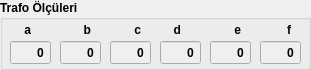
     <widget class="QGroupBox" name="groupBox_20">
      <property name="geometry">
       <rect>
        <x>1010</x>
        <y>80</y>
        <width>311</width>
        <height>70</height>
       </rect>
      </property>
      <property name="font">
       <font>
        <weight>75</weight>
        <bold>true</bold>
       </font>
      </property>
      <property name="title">
       <string>Trafo Ölçüleri</string>
      </property>
      <widget class="QDoubleSpinBox" name="doubleSpinBox_trafoolcu_a">
       <property name="enabled">
        <bool>false</bool>
       </property>
       <property name="geometry">
        <rect>
         <x>10</x>
         <y>40</y>
         <width>41</width>
         <height>25</height>
        </rect>
       </property>
       <property name="palette">
        <palette>
         <active>
          <colorrole role="Dark">
           <brush brushstyle="SolidPattern">
            <color alpha="255">
             <red>190</red>
             <green>190</green>
             <blue>190</blue>
            </color>
           </brush>
          </colorrole>
          <colorrole role="Text">
           <brush brushstyle="SolidPattern">
            <color alpha="255">
             <red>0</red>
             <green>0</green>
             <blue>0</blue>
            </color>
           </brush>
          </colorrole>
          <colorrole role="PlaceholderText">
           <brush brushstyle="SolidPattern">
            <color alpha="128">
             <red>0</red>
             <green>0</green>
             <blue>0</blue>
            </color>
           </brush>
          </colorrole>
         </active>
         <inactive>
          <colorrole role="Dark">
           <brush brushstyle="SolidPattern">
            <color alpha="255">
             <red>190</red>
             <green>190</green>
             <blue>190</blue>
            </color>
           </brush>
          </colorrole>
          <colorrole role="Text">
           <brush brushstyle="SolidPattern">
            <color alpha="255">
             <red>0</red>
             <green>0</green>
             <blue>0</blue>
            </color>
           </brush>
          </colorrole>
          <colorrole role="PlaceholderText">
           <brush brushstyle="SolidPattern">
            <color alpha="128">
             <red>0</red>
             <green>0</green>
             <blue>0</blue>
            </color>
           </brush>
          </colorrole>
         </inactive>
         <disabled>
          <colorrole role="Dark">
           <brush brushstyle="SolidPattern">
            <color alpha="255">
             <red>190</red>
             <green>190</green>
             <blue>190</blue>
            </color>
           </brush>
          </colorrole>
          <colorrole role="Text">
           <brush brushstyle="SolidPattern">
            <color alpha="255">
             <red>0</red>
             <green>0</green>
             <blue>0</blue>
            </color>
           </brush>
          </colorrole>
          <colorrole role="PlaceholderText">
           <brush brushstyle="SolidPattern">
            <color alpha="128">
             <red>0</red>
             <green>0</green>
             <blue>0</blue>
            </color>
           </brush>
          </colorrole>
         </disabled>
        </palette>
       </property>
       <property name="font">
        <font>
         <weight>75</weight>
         <bold>true</bold>
        </font>
       </property>
       <property name="layoutDirection">
        <enum>Qt::LeftToRight</enum>
       </property>
       <property name="autoFillBackground">
        <bool>false</bool>
       </property>
       <property name="alignment">
        <set>Qt::AlignRight|Qt::AlignTrailing|Qt::AlignVCenter</set>
       </property>
       <property name="buttonSymbols">
        <enum>QAbstractSpinBox::NoButtons</enum>
       </property>
       <property name="decimals">
        <number>0</number>
       </property>
       <property name="maximum">
        <double>999.000000000000000</double>
       </property>
      </widget>
      <widget class="QLabel" name="label_147">
       <property name="geometry">
        <rect>
         <x>10</x>
         <y>20</y>
         <width>21</width>
         <height>20</height>
        </rect>
       </property>
       <property name="text">
        <string>a</string>
       </property>
       <property name="alignment">
        <set>Qt::AlignRight|Qt::AlignTrailing|Qt::AlignVCenter</set>
       </property>
      </widget>
      <widget class="QDoubleSpinBox" name="doubleSpinBox_trafoolcu_b">
       <property name="enabled">
        <bool>false</bool>
       </property>
       <property name="geometry">
        <rect>
         <x>60</x>
         <y>40</y>
         <width>41</width>
         <height>25</height>
        </rect>
       </property>
       <property name="palette">
        <palette>
         <active>
          <colorrole role="Dark">
           <brush brushstyle="SolidPattern">
            <color alpha="255">
             <red>190</red>
             <green>190</green>
             <blue>190</blue>
            </color>
           </brush>
          </colorrole>
          <colorrole role="Text">
           <brush brushstyle="SolidPattern">
            <color alpha="255">
             <red>0</red>
             <green>0</green>
             <blue>0</blue>
            </color>
           </brush>
          </colorrole>
          <colorrole role="PlaceholderText">
           <brush brushstyle="SolidPattern">
            <color alpha="128">
             <red>0</red>
             <green>0</green>
             <blue>0</blue>
            </color>
           </brush>
          </colorrole>
         </active>
         <inactive>
          <colorrole role="Dark">
           <brush brushstyle="SolidPattern">
            <color alpha="255">
             <red>190</red>
             <green>190</green>
             <blue>190</blue>
            </color>
           </brush>
          </colorrole>
          <colorrole role="Text">
           <brush brushstyle="SolidPattern">
            <color alpha="255">
             <red>0</red>
             <green>0</green>
             <blue>0</blue>
            </color>
           </brush>
          </colorrole>
          <colorrole role="PlaceholderText">
           <brush brushstyle="SolidPattern">
            <color alpha="128">
             <red>0</red>
             <green>0</green>
             <blue>0</blue>
            </color>
           </brush>
          </colorrole>
         </inactive>
         <disabled>
          <colorrole role="Dark">
           <brush brushstyle="SolidPattern">
            <color alpha="255">
             <red>190</red>
             <green>190</green>
             <blue>190</blue>
            </color>
           </brush>
          </colorrole>
          <colorrole role="Text">
           <brush brushstyle="SolidPattern">
            <color alpha="255">
             <red>0</red>
             <green>0</green>
             <blue>0</blue>
            </color>
           </brush>
          </colorrole>
          <colorrole role="PlaceholderText">
           <brush brushstyle="SolidPattern">
            <color alpha="128">
             <red>0</red>
             <green>0</green>
             <blue>0</blue>
            </color>
           </brush>
          </colorrole>
         </disabled>
        </palette>
       </property>
       <property name="font">
        <font>
         <weight>75</weight>
         <bold>true</bold>
        </font>
       </property>
       <property name="layoutDirection">
        <enum>Qt::LeftToRight</enum>
       </property>
       <property name="autoFillBackground">
        <bool>false</bool>
       </property>
       <property name="alignment">
        <set>Qt::AlignRight|Qt::AlignTrailing|Qt::AlignVCenter</set>
       </property>
       <property name="buttonSymbols">
        <enum>QAbstractSpinBox::NoButtons</enum>
       </property>
       <property name="decimals">
        <number>0</number>
       </property>
       <property name="maximum">
        <double>999.000000000000000</double>
       </property>
      </widget>
      <widget class="QLabel" name="label_148">
       <property name="geometry">
        <rect>
         <x>70</x>
         <y>20</y>
         <width>21</width>
         <height>20</height>
        </rect>
       </property>
       <property name="text">
        <string>b</string>
       </property>
       <property name="alignment">
        <set>Qt::AlignRight|Qt::AlignTrailing|Qt::AlignVCenter</set>
       </property>
      </widget>
      <widget class="QDoubleSpinBox" name="doubleSpinBox_trafoolcu_c">
       <property name="enabled">
        <bool>false</bool>
       </property>
       <property name="geometry">
        <rect>
         <x>110</x>
         <y>40</y>
         <width>41</width>
         <height>25</height>
        </rect>
       </property>
       <property name="palette">
        <palette>
         <active>
          <colorrole role="Dark">
           <brush brushstyle="SolidPattern">
            <color alpha="255">
             <red>190</red>
             <green>190</green>
             <blue>190</blue>
            </color>
           </brush>
          </colorrole>
          <colorrole role="Text">
           <brush brushstyle="SolidPattern">
            <color alpha="255">
             <red>0</red>
             <green>0</green>
             <blue>0</blue>
            </color>
           </brush>
          </colorrole>
          <colorrole role="PlaceholderText">
           <brush brushstyle="SolidPattern">
            <color alpha="128">
             <red>0</red>
             <green>0</green>
             <blue>0</blue>
            </color>
           </brush>
          </colorrole>
         </active>
         <inactive>
          <colorrole role="Dark">
           <brush brushstyle="SolidPattern">
            <color alpha="255">
             <red>190</red>
             <green>190</green>
             <blue>190</blue>
            </color>
           </brush>
          </colorrole>
          <colorrole role="Text">
           <brush brushstyle="SolidPattern">
            <color alpha="255">
             <red>0</red>
             <green>0</green>
             <blue>0</blue>
            </color>
           </brush>
          </colorrole>
          <colorrole role="PlaceholderText">
           <brush brushstyle="SolidPattern">
            <color alpha="128">
             <red>0</red>
             <green>0</green>
             <blue>0</blue>
            </color>
           </brush>
          </colorrole>
         </inactive>
         <disabled>
          <colorrole role="Dark">
           <brush brushstyle="SolidPattern">
            <color alpha="255">
             <red>190</red>
             <green>190</green>
             <blue>190</blue>
            </color>
           </brush>
          </colorrole>
          <colorrole role="Text">
           <brush brushstyle="SolidPattern">
            <color alpha="255">
             <red>0</red>
             <green>0</green>
             <blue>0</blue>
            </color>
           </brush>
          </colorrole>
          <colorrole role="PlaceholderText">
           <brush brushstyle="SolidPattern">
            <color alpha="128">
             <red>0</red>
             <green>0</green>
             <blue>0</blue>
            </color>
           </brush>
          </colorrole>
         </disabled>
        </palette>
       </property>
       <property name="font">
        <font>
         <weight>75</weight>
         <bold>true</bold>
        </font>
       </property>
       <property name="layoutDirection">
        <enum>Qt::LeftToRight</enum>
       </property>
       <property name="autoFillBackground">
        <bool>false</bool>
       </property>
       <property name="alignment">
        <set>Qt::AlignRight|Qt::AlignTrailing|Qt::AlignVCenter</set>
       </property>
       <property name="buttonSymbols">
        <enum>QAbstractSpinBox::NoButtons</enum>
       </property>
       <property name="decimals">
        <number>0</number>
       </property>
       <property name="maximum">
        <double>999.000000000000000</double>
       </property>
      </widget>
      <widget class="QLabel" name="label_149">
       <property name="geometry">
        <rect>
         <x>120</x>
         <y>20</y>
         <width>21</width>
         <height>20</height>
        </rect>
       </property>
       <property name="text">
        <string>c</string>
       </property>
       <property name="alignment">
        <set>Qt::AlignRight|Qt::AlignTrailing|Qt::AlignVCenter</set>
       </property>
      </widget>
      <widget class="QLabel" name="label_150">
       <property name="geometry">
        <rect>
         <x>270</x>
         <y>20</y>
         <width>21</width>
         <height>20</height>
        </rect>
       </property>
       <property name="text">
        <string>f</string>
       </property>
       <property name="alignment">
        <set>Qt::AlignRight|Qt::AlignTrailing|Qt::AlignVCenter</set>
       </property>
      </widget>
      <widget class="QDoubleSpinBox" name="doubleSpinBox_trafoolcu_e">
       <property name="enabled">
        <bool>false</bool>
       </property>
       <property name="geometry">
        <rect>
         <x>210</x>
         <y>40</y>
         <width>41</width>
         <height>25</height>
        </rect>
       </property>
       <property name="palette">
        <palette>
         <active>
          <colorrole role="Dark">
           <brush brushstyle="SolidPattern">
            <color alpha="255">
             <red>190</red>
             <green>190</green>
             <blue>190</blue>
            </color>
           </brush>
          </colorrole>
          <colorrole role="Text">
           <brush brushstyle="SolidPattern">
            <color alpha="255">
             <red>0</red>
             <green>0</green>
             <blue>0</blue>
            </color>
           </brush>
          </colorrole>
          <colorrole role="PlaceholderText">
           <brush brushstyle="SolidPattern">
            <color alpha="128">
             <red>0</red>
             <green>0</green>
             <blue>0</blue>
            </color>
           </brush>
          </colorrole>
         </active>
         <inactive>
          <colorrole role="Dark">
           <brush brushstyle="SolidPattern">
            <color alpha="255">
             <red>190</red>
             <green>190</green>
             <blue>190</blue>
            </color>
           </brush>
          </colorrole>
          <colorrole role="Text">
           <brush brushstyle="SolidPattern">
            <color alpha="255">
             <red>0</red>
             <green>0</green>
             <blue>0</blue>
            </color>
           </brush>
          </colorrole>
          <colorrole role="PlaceholderText">
           <brush brushstyle="SolidPattern">
            <color alpha="128">
             <red>0</red>
             <green>0</green>
             <blue>0</blue>
            </color>
           </brush>
          </colorrole>
         </inactive>
         <disabled>
          <colorrole role="Dark">
           <brush brushstyle="SolidPattern">
            <color alpha="255">
             <red>190</red>
             <green>190</green>
             <blue>190</blue>
            </color>
           </brush>
          </colorrole>
          <colorrole role="Text">
           <brush brushstyle="SolidPattern">
            <color alpha="255">
             <red>0</red>
             <green>0</green>
             <blue>0</blue>
            </color>
           </brush>
          </colorrole>
          <colorrole role="PlaceholderText">
           <brush brushstyle="SolidPattern">
            <color alpha="128">
             <red>0</red>
             <green>0</green>
             <blue>0</blue>
            </color>
           </brush>
          </colorrole>
         </disabled>
        </palette>
       </property>
       <property name="font">
        <font>
         <weight>75</weight>
         <bold>true</bold>
        </font>
       </property>
       <property name="layoutDirection">
        <enum>Qt::LeftToRight</enum>
       </property>
       <property name="autoFillBackground">
        <bool>false</bool>
       </property>
       <property name="alignment">
        <set>Qt::AlignRight|Qt::AlignTrailing|Qt::AlignVCenter</set>
       </property>
       <property name="buttonSymbols">
        <enum>QAbstractSpinBox::NoButtons</enum>
       </property>
       <property name="decimals">
        <number>0</number>
       </property>
       <property name="maximum">
        <double>999.000000000000000</double>
       </property>
      </widget>
      <widget class="QLabel" name="label_151">
       <property name="geometry">
        <rect>
         <x>220</x>
         <y>20</y>
         <width>21</width>
         <height>20</height>
        </rect>
       </property>
       <property name="text">
        <string>e</string>
       </property>
       <property name="alignment">
        <set>Qt::AlignRight|Qt::AlignTrailing|Qt::AlignVCenter</set>
       </property>
      </widget>
      <widget class="QDoubleSpinBox" name="doubleSpinBox_trafoolcu_d">
       <property name="enabled">
        <bool>false</bool>
       </property>
       <property name="geometry">
        <rect>
         <x>160</x>
         <y>40</y>
         <width>41</width>
         <height>25</height>
        </rect>
       </property>
       <property name="palette">
        <palette>
         <active>
          <colorrole role="Dark">
           <brush brushstyle="SolidPattern">
            <color alpha="255">
             <red>190</red>
             <green>190</green>
             <blue>190</blue>
            </color>
           </brush>
          </colorrole>
          <colorrole role="Text">
           <brush brushstyle="SolidPattern">
            <color alpha="255">
             <red>0</red>
             <green>0</green>
             <blue>0</blue>
            </color>
           </brush>
          </colorrole>
          <colorrole role="PlaceholderText">
           <brush brushstyle="SolidPattern">
            <color alpha="128">
             <red>0</red>
             <green>0</green>
             <blue>0</blue>
            </color>
           </brush>
          </colorrole>
         </active>
         <inactive>
          <colorrole role="Dark">
           <brush brushstyle="SolidPattern">
            <color alpha="255">
             <red>190</red>
             <green>190</green>
             <blue>190</blue>
            </color>
           </brush>
          </colorrole>
          <colorrole role="Text">
           <brush brushstyle="SolidPattern">
            <color alpha="255">
             <red>0</red>
             <green>0</green>
             <blue>0</blue>
            </color>
           </brush>
          </colorrole>
          <colorrole role="PlaceholderText">
           <brush brushstyle="SolidPattern">
            <color alpha="128">
             <red>0</red>
             <green>0</green>
             <blue>0</blue>
            </color>
           </brush>
          </colorrole>
         </inactive>
         <disabled>
          <colorrole role="Dark">
           <brush brushstyle="SolidPattern">
            <color alpha="255">
             <red>190</red>
             <green>190</green>
             <blue>190</blue>
            </color>
           </brush>
          </colorrole>
          <colorrole role="Text">
           <brush brushstyle="SolidPattern">
            <color alpha="255">
             <red>0</red>
             <green>0</green>
             <blue>0</blue>
            </color>
           </brush>
          </colorrole>
          <colorrole role="PlaceholderText">
           <brush brushstyle="SolidPattern">
            <color alpha="128">
             <red>0</red>
             <green>0</green>
             <blue>0</blue>
            </color>
           </brush>
          </colorrole>
         </disabled>
        </palette>
       </property>
       <property name="font">
        <font>
         <weight>75</weight>
         <bold>true</bold>
        </font>
       </property>
       <property name="layoutDirection">
        <enum>Qt::LeftToRight</enum>
       </property>
       <property name="autoFillBackground">
        <bool>false</bool>
       </property>
       <property name="alignment">
        <set>Qt::AlignRight|Qt::AlignTrailing|Qt::AlignVCenter</set>
       </property>
       <property name="buttonSymbols">
        <enum>QAbstractSpinBox::NoButtons</enum>
       </property>
       <property name="decimals">
        <number>0</number>
       </property>
       <property name="maximum">
        <double>999.000000000000000</double>
       </property>
      </widget>
      <widget class="QLabel" name="label_152">
       <property name="geometry">
        <rect>
         <x>160</x>
         <y>20</y>
         <width>21</width>
         <height>20</height>
        </rect>
       </property>
       <property name="text">
        <string>d</string>
       </property>
       <property name="alignment">
        <set>Qt::AlignRight|Qt::AlignTrailing|Qt::AlignVCenter</set>
       </property>
      </widget>
      <widget class="QDoubleSpinBox" name="doubleSpinBox_trafoolcu_f">
       <property name="enabled">
        <bool>false</bool>
       </property>
       <property name="geometry">
        <rect>
         <x>260</x>
         <y>40</y>
         <width>41</width>
         <height>25</height>
        </rect>
       </property>
       <property name="palette">
        <palette>
         <active>
          <colorrole role="Dark">
           <brush brushstyle="SolidPattern">
            <color alpha="255">
             <red>190</red>
             <green>190</green>
             <blue>190</blue>
            </color>
           </brush>
          </colorrole>
          <colorrole role="Text">
           <brush brushstyle="SolidPattern">
            <color alpha="255">
             <red>0</red>
             <green>0</green>
             <blue>0</blue>
            </color>
           </brush>
          </colorrole>
          <colorrole role="PlaceholderText">
           <brush brushstyle="SolidPattern">
            <color alpha="128">
             <red>0</red>
             <green>0</green>
             <blue>0</blue>
            </color>
           </brush>
          </colorrole>
         </active>
         <inactive>
          <colorrole role="Dark">
           <brush brushstyle="SolidPattern">
            <color alpha="255">
             <red>190</red>
             <green>190</green>
             <blue>190</blue>
            </color>
           </brush>
          </colorrole>
          <colorrole role="Text">
           <brush brushstyle="SolidPattern">
            <color alpha="255">
             <red>0</red>
             <green>0</green>
             <blue>0</blue>
            </color>
           </brush>
          </colorrole>
          <colorrole role="PlaceholderText">
           <brush brushstyle="SolidPattern">
            <color alpha="128">
             <red>0</red>
             <green>0</green>
             <blue>0</blue>
            </color>
           </brush>
          </colorrole>
         </inactive>
         <disabled>
          <colorrole role="Dark">
           <brush brushstyle="SolidPattern">
            <color alpha="255">
             <red>190</red>
             <green>190</green>
             <blue>190</blue>
            </color>
           </brush>
          </colorrole>
          <colorrole role="Text">
           <brush brushstyle="SolidPattern">
            <color alpha="255">
             <red>0</red>
             <green>0</green>
             <blue>0</blue>
            </color>
           </brush>
          </colorrole>
          <colorrole role="PlaceholderText">
           <brush brushstyle="SolidPattern">
            <color alpha="128">
             <red>0</red>
             <green>0</green>
             <blue>0</blue>
            </color>
           </brush>
          </colorrole>
         </disabled>
        </palette>
       </property>
       <property name="font">
        <font>
         <weight>75</weight>
         <bold>true</bold>
        </font>
       </property>
       <property name="layoutDirection">
        <enum>Qt::LeftToRight</enum>
       </property>
       <property name="autoFillBackground">
        <bool>false</bool>
       </property>
       <property name="alignment">
        <set>Qt::AlignRight|Qt::AlignTrailing|Qt::AlignVCenter</set>
       </property>
       <property name="buttonSymbols">
        <enum>QAbstractSpinBox::NoButtons</enum>
       </property>
       <property name="decimals">
        <number>0</number>
       </property>
       <property name="maximum">
        <double>999.000000000000000</double>
       </property>
      </widget>
     </widget>
